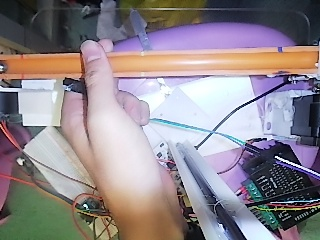
#> input picture tmp/ball-current-v33-raw.jpg, 320 x 240 px; its folder holds only this picture in this run
$ python -i cv.py   (imports and definitions only)
#> lines starting #> are read from the running program, lines starting #| are printed output that depends on the picture; after the words box and inside, x2 and y2 are one past the last pixel; in counts of white or black regions, pixels touching at a corner belong together
#> further down, picture is the input picture: shape (240, 320, 3); mean B, G, R 141.1, 135.2, 144
#!/usr/bin/env python3
# -*- coding: utf-8 -*-
"""
MaixCAM2 - 电赛 H 题滚球位置检测（fp58：对侧机位与稳健重捕获）

固定摄像头，三根白色塑料条与水管刚性连接。2026-07-31 相机移到
水管另一侧后，当前图像从左到右为：
    左侧：1 条蓝横线 = -10 cm
    中间：2 条蓝横线 =   0 cm
    右侧：3 条蓝横线 = +10 cm

当前结构在水管上方和下方都能看到同一组蓝横线，因此正常总数约为：
    +10 cm：6 个蓝色连通域
      0 cm：4 个蓝色连通域
    -10 cm：2 个蓝色连通域
代码同时兼容只拍到单侧时的 3 / 2 / 1 个蓝色连通域。

核心方法：
1. 只阈值蓝色，按横向位置聚类，不再识别橙管上的细油漆线；
2. 用 2/4/6（或 1/2/3）数量编码识别左/中/右三根塑料条；
3. 对每根塑料条的所有蓝横线中心做直线拟合；
4. 估计水管方向并旋转拉平，求塑料条中心线与钢球运动轴线的交点；
5. 三个交点分别作为 -10、0、+10 cm，做一维透视映射；
6. 在很窄的水管区域内寻找低饱和度、近圆形、具有灰度起伏的钢球；
7. UART2（B0 TX / B1 RX）输出：$B,位置毫米,有效标志\r\n

坐标约定：图像左侧 1 条蓝横线塑料条为 -100 mm，中间为 0 mm，
图像右侧 3 条蓝横线塑料条为 +100 mm。当前版本只发送 status=1（真实检测）
和 status=0（无效）；STM32 对 status=2 的兼容只用于旧版视觉程序。

建议：正式闭环时可以将 ENABLE_PREVIEW=False，UART 检测仍会全速运行。
"""

from maix import camera, display, image, app, time, uart, pinmap, err
import cv2
import numpy as np
import math
import os


# ============================================================
# 1. 用户配置
# ============================================================
# 直接使用 320×240。当前画面中 ±10 cm 两点相距约 210 像素，
# 即约 10 像素/cm，已经远高于题目 ±1 cm 的视觉分辨率要求。
FRAME_W = 320
FRAME_H = 240
CAMERA_FPS = 60
CAMERA_BUFFER_NUM = 2
CAMERA_MANUAL_EXPOSURE_US = 2500
CAMERA_MANUAL_GAIN = 8500

# 蓝色横线 HSV 阈值（OpenCV：H 范围 0~179）。
BLUE_H_MIN = 88
BLUE_H_MAX = 142
BLUE_S_MIN = 60
BLUE_V_MIN = 35

# 蓝横线连通域约束，按 320×240 实拍图设置。
BLUE_AREA_MIN = 18
BLUE_AREA_MAX = 420
BLUE_WIDTH_MIN = 5
BLUE_WIDTH_MAX = 45
BLUE_HEIGHT_MIN = 2
BLUE_HEIGHT_MAX = 22
BLUE_MAX_ANGLE_DEG = 27.0

# 图像边缘通常有 MaixVision 文字、线缆或其他蓝色物体，先屏蔽。
MARKER_X_MIN_RATIO = 0.09
MARKER_X_MAX_RATIO = 0.95
MARKER_Y_MIN_RATIO = 0.16
MARKER_Y_MAX_RATIO = 0.93

# 同一塑料条的蓝横线中心，沿水管方向的距离很小。
MARKER_CLUSTER_GAP_RATIO = 0.050

# 三个标定点的几何约束。
MARKER_SPAN_RATIO_MIN = 0.48
MARKER_SPAN_RATIO_MAX = 0.88
MARKER_ZERO_RATIO_MIN = 0.36
MARKER_ZERO_RATIO_MAX = 0.64
MARKER_LEFT_SINGLE_COUNT = 1
MARKER_ZERO_SINGLE_COUNT = 2
MARKER_RIGHT_SINGLE_COUNT = 3
# Projective mapping first treats the image-left marker as +10 cm.  Multiply
# by this sign so the current opposite-side camera reports image-left negative.
IMAGE_LEFT_POSITION_SIGN = -1.0
MARKER_HOLD_FRAMES = 60
MARKER_MAX_JUMP_PX = 22.0
MARKER_SPAN_CHANGE_MAX = 0.16
# The camera and calibration strips are fixed.  Revalidate their geometry at a
# low rate and spend the intervening frames on ball tracking; the last verified
# three-point mapping remains the only source of the longitudinal coordinate.
MARKER_UPDATE_EVERY_N = 6

# 橙色水管行检测。旋转后只扫描画面中部。
ORANGE_H_MIN = 4
ORANGE_H_MAX = 33
ORANGE_S_MIN = 55
ORANGE_V_MIN = 55
TUBE_SEARCH_Y_MIN_RATIO = 0.27
TUBE_SEARCH_Y_MAX_RATIO = 0.68
TUBE_MIN_ROW_COVERAGE = 0.42

# 橙色响应峰通常在钢球运动轴线上方几像素。
# 当前 20 cm 标记跨度约 210 px，偏移约 4 px。
BALL_AXIS_OFFSET_RATIO = 0.019

# After rotation the tube-colour response line passes about 2 px above the
# visible steel-ball centre (roughly 1% of the calibrated 20 cm marker span).
# The tolerance accepts the ball silhouette as the tube tilts but rejects the
# fixed circular hardware about 15--20 px below the tube, without blacklisting
# any horizontal ball position.
BALL_CENTER_AXIS_OFFSET_RATIO = 0.010
BALL_CENTER_Y_TOLERANCE_DIAMETER = 1.00
BALL_ROI_EXTENSION_RATIO = 0.060
BALL_VALID_POSITION_LIMIT_CM = 11.5
# Paper end-stops added on 2026-07-31 keep the free ball visible slightly beyond
# the +/-100 mm calibration strips.  Search the same 6% span extension already
# present in the ball ROI; appearance, four-frame confirmation and the explicit
# +/-115 mm physical coordinate limit remain the acquisition safety gates.
BALL_ACQUIRE_EDGE_GUARD_RATIO = -0.060

# 钢球检测。
BALL_LOW_SAT_MAX = 158
BALL_VALUE_MIN = 42
# Current fixed-camera calibration: the +100 mm to -100 mm marker span is
# about 310 px and the visible 10 mm steel ball is about 11.5 px.
BALL_DIAMETER_TO_MARKER_SPAN = 0.037
BALL_ACQUIRE_SCORE = 3.85
BALL_DARK_ACQUIRE_SCORE = 3.20
BALL_ACQUIRE_SCORE_MARGIN = 0.40
BALL_TRACK_SCORE = 3.00
BALL_PRIMARY_MAX_JUMP_PX = 60.0
BALL_LOCAL_SEARCH_HALF_WIDTH_PX = 40.0
BALL_OPTICAL_FLOW_MAX_JUMP_PX = 40.0
BALL_TRACK_JUMP_GROWTH_PX = 3.0
BALL_TRACK_MOTION_GAIN = 10.0
BALL_TRACK_MAX_EXTRA_JUMP_PX = 60.0
BALL_FALLBACK_MAX_JUMP_PX = 12.0
BALL_HOLD_FRAMES = 30
BALL_MAX_CONSECUTIVE_FALLBACK_FRAMES = 2
BALL_MAX_CONSECUTIVE_LOCAL_FRAMES = 30
BALL_MAX_CONSECUTIVE_TEMPLATE_FRAMES = 10
BALL_TEMPLATE_MIN_CORRELATION = 0.42
BALL_HOUGH_FALLBACK_SCORE = 3.30
BALL_HOUGH_ACQUIRE_SCORE = 4.40
BALL_ACQUIRE_CONFIRM_FRAMES = 4
# At roughly 60 FPS, even the UART-side 700 mm/s physical-speed ceiling moves
# the ball by less than about 14 px per frame in the present marker span.
# A wider gate allowed unrelated tube highlights to form a fake acquisition
# whose reported position wandered when no ball was visible.
BALL_ACQUIRE_CONFIRM_JUMP_PX = 16.0
# The old-side +0.85/+3.85 cm exclusions are invalid after moving the camera to
# the opposite side.  Keep global acquisition unmasked until a new endpoint-
# hidden/no-ball snapshot identifies fixed hardware in the current view.
BALL_ACQUIRE_FIXED_EXCLUSIONS_CM = ()
BALL_ACQUIRE_FIXED_EXCLUSION_RADIUS_CM = 0.70
BALL_REACQUIRE_EDGE_ZONE_RATIO = 0.22
BALL_REACQUIRE_CORRIDOR_RATIO = 0.32
# The same-side corridor is useful immediately after an end-cap occlusion, but
# it must not become permanent.  A bounded recovery tilt can carry the unseen
# free ball to the opposite end; after roughly three seconds at 60 FPS, fall
# back to the robust global acquisition gates.
BALL_REACQUIRE_CORRIDOR_MAX_FRAMES = 180
BALL_DARK_VALUE_MAX = 105
BALL_DARK_VALUE_MIN = 15
BALL_CORE_MASK_VALUE_MAX = 155
BALL_MIN_DARK_FRACTION = 0.22
BALL_MIN_LOCAL_CONTRAST = 7.5
BALL_TRACK_MIN_DARK_FRACTION = 0.10
BALL_TRACK_MIN_LOCAL_CONTRAST = -25.0
BALL_LOW_CONTRAST_CUTOFF = 10.0
BALL_LOW_CONTRAST_MIN_DARK_FRACTION = 0.40
BALL_SPECULAR_MIN_DARK_FRACTION = 0.18
BALL_SPECULAR_MIN_GRAY_STD = 30.0

VISION_BUILD = "2026-07-31-fp60-visible-paper-end-stops"

# 最终坐标 Alpha-Beta 滤波。
POSITION_ALPHA = 0.72
POSITION_BETA = 0.08
POSITION_RESET_RESIDUAL_CM = 2.5

# UART2：B0 TX，B1 RX（MaixCAM2 背后引脚）。
ENABLE_UART = True
UART_DEVICE = "/dev/ttyS2"
UART_BAUD = 115200
UART_TX_PIN = "B0"
UART_RX_PIN = "B1"
UART_TX_FUNCTION = "UART2_TX"
UART_RX_FUNCTION = "UART2_RX"
UART_SEND_PERIOD_MS = 20

# 调试画面。MaixVision 预览会占用明显传输时间；检测不依赖预览。
ENABLE_PREVIEW = False
PREVIEW_EVERY_N = 2
PREVIEW_JPEG_QUALITY = 35
DRAW_LEVEL = 2       # 0: 文字；1: 球；2: 再画标定点与轴线
PRINT_PERIOD_MS = 1000
DEBUG_SNAPSHOT_PREFIX = os.environ.get("BALL_DEBUG_SNAPSHOT", "")
DEBUG_LOSS_PREFIX = os.environ.get("BALL_DEBUG_LOSS", "")


# ============================================================
# 2. 通用工具
# ============================================================
def clamp(value, low, high):
    return low if value < low else high if value > high else value


def elapsed_ms(now, before):
    value = int(now) - int(before)
    return value if value >= 0 else 0


# [10 lines left out: function affine_point, not called in this run]


def point_int(point):
    return int(round(float(point[0]))), int(round(float(point[1])))


# [7 lines left out: function angle_difference_deg, not called in this run]


class AlphaBetaFilter:
    # [35 lines left out: functions __init__, reset, update, not called in this run]


class RollingMedianFilter:
    """Reject short-lived alternate ball candidates before velocity estimation."""

    def __init__(self, window_size):
        self.window_size = int(window_size)
        self.samples = []

    def reset(self):
        self.samples = []

    # [9 lines left out: function update, not called in this run]


# ============================================================
# 3. 塑料条标定点检测
# ============================================================
def component_axis_angle(xs, ys):
    """由连通域全部像素求主轴角度；返回弧度，方向规范到 x 正方向。"""
    x = xs.astype(np.float32)
    y = ys.astype(np.float32)
    x -= float(np.mean(x))
    y -= float(np.mean(y))

    cxx = float(np.mean(x * x))
    cyy = float(np.mean(y * y))
    cxy = float(np.mean(x * y))
    theta = 0.5 * math.atan2(2.0 * cxy, cxx - cyy)

    if math.cos(theta) < 0.0:
        theta += math.pi
    while theta > math.pi * 0.5:
        theta -= math.pi
    while theta < -math.pi * 0.5:
        theta += math.pi
    return theta


class PlasticMarkerTracker:
    def __init__(self):
        self.last_state = None
        self.lost_frames = 999
        self.just_lost = False
        self.just_reacquired = False
        self.debug_components = []
        self.debug_groups = []
        self.debug_selected = False

    # [21 lines left out: functions reset, _count_cost, not called in this run]

    def _extract_groups(self, frame_bgr):
        height, width = frame_bgr.shape[:2]
        hsv = cv2.cvtColor(frame_bgr, cv2.COLOR_BGR2HSV)
        blue = cv2.inRange(
            hsv,
            np.array((BLUE_H_MIN, BLUE_S_MIN, BLUE_V_MIN), dtype=np.uint8),
            np.array((BLUE_H_MAX, 255, 255), dtype=np.uint8),
        )
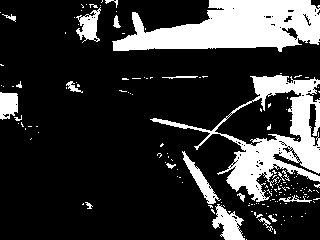
#> blue: shape (240, 320); 20.6% white; 165 white regions (145 under 20 px), largest, box (x1, y1, x2, y2) and area: (112, 0, 320, 52) 7001, (150, 75, 320, 202) 5760, (212, 204, 245, 240) 632

        blue[: int(height * MARKER_Y_MIN_RATIO), :] = 0
        blue[int(height * MARKER_Y_MAX_RATIO) :, :] = 0
        blue[:, : int(width * MARKER_X_MIN_RATIO)] = 0
        blue[:, int(width * MARKER_X_MAX_RATIO) :] = 0
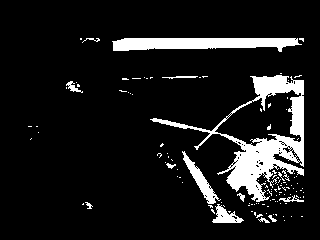
#> blue: shape (240, 320); 10.5% white; 122 white regions (108 under 20 px), largest, box (x1, y1, x2, y2) and area: (150, 75, 304, 202) 4519, (112, 38, 302, 52) 1943, (182, 151, 221, 204) 502

        blue = cv2.morphologyEx(
            blue,
            cv2.MORPH_OPEN,
            cv2.getStructuringElement(cv2.MORPH_RECT, (2, 2)),
        )
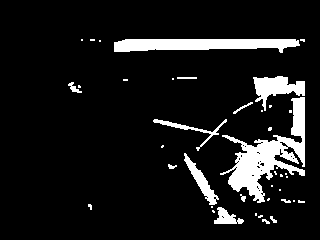
#> blue: shape (240, 320); 9.6% white; 40 white regions (26 under 20 px), largest, box (x1, y1, x2, y2) and area: (220, 97, 305, 203) 3077, (114, 39, 300, 53) 1933, (253, 76, 305, 111) 852

        count, labels, stats, centers = cv2.connectedComponentsWithStats(blue, 8)
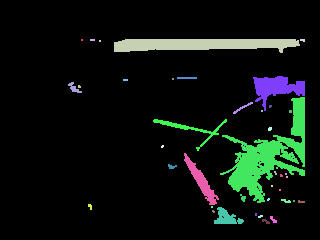
#> labels: shape (240, 320) int32; 41 distinct labels, from 0 to 40; one colour per label, 0 black
#> count = 41; stats = 41 rows, first 6: [0, 0, 320, 240, 69389], [81, 39, 2, 2, 4], [90, 39, 5, 2, 10], [114, 39, 186, 14, 1933], [300, 39, 5, 3, 12], [99, 40, 2, 2, 4]; centers = 41 pairs, first value 73.67 to 302.2, second value 39.5 to 221
        components = []

        # 用双角平均角度，避免 180° 方向等价造成跳变。
        sum_cos2 = 0.0
        sum_sin2 = 0.0

        for index in range(1, count):
            x, y, w, h, area = [int(v) for v in stats[index]]
            cx = float(centers[index][0])
            cy = float(centers[index][1])

            if not (BLUE_AREA_MIN <= area <= BLUE_AREA_MAX):
                continue
            if not (BLUE_WIDTH_MIN <= w <= BLUE_WIDTH_MAX):
                continue
            if not (BLUE_HEIGHT_MIN <= h <= BLUE_HEIGHT_MAX):
                continue
            if max(w, h) / float(max(1, min(w, h))) < 1.18:
                continue

            local = labels[y : y + h, x : x + w]
            ys, xs = np.where(local == index)
            if xs.size < 8:
                continue
            xs = xs.astype(np.float32) + float(x)
            ys = ys.astype(np.float32) + float(y)

            theta = component_axis_angle(xs, ys)
            angle_deg = math.degrees(theta)
            if abs(angle_deg) > BLUE_MAX_ANGLE_DEG:
                continue

            component = {
                "center": np.array((cx, cy), dtype=np.float32),
                "area": float(area),
                "theta": float(theta),
                "bbox": (x, y, w, h),
            }
            components.append(component)
            sum_cos2 += float(area) * math.cos(2.0 * theta)
            sum_sin2 += float(area) * math.sin(2.0 * theta)
#> this loop made 40 passes
#> (w, h, area, cx, cy) on passes 3, 7, 12, 17: (186, 14, 1933, 201.3, 43.94), (52, 35, 852, 276, 87.28), (85, 106, 3077, 268.3, 155.5), (74, 32, 318, 190.6, 128.5)
#> after the loop, components = 5 items; sum_cos2 = 330.1; sum_sin2 = 182.6

        self.debug_components = [
            (item["bbox"], round(math.degrees(item["theta"]), 1))
            for item in components
        ]
#> self.debug_components = [((177, 77, 20, 2), 0), ((168, 164, 9, 5), 3.6), ((281, 199, 10, 4), 14.9), ((214, 207, 30, 17), 16.6), ((262, 219, 8, 5), 26.7)]
        if len(components) < 3:
            self.debug_groups = []
            return None

        rough_theta = 0.5 * math.atan2(sum_sin2, sum_cos2)
#> rough_theta = 0.253
        rough_e = np.array(
            (math.cos(rough_theta), math.sin(rough_theta)), dtype=np.float32
        )
#> rough_e = [0.968, 0.25]
        rough_n = np.array((-rough_e[1], rough_e[0]), dtype=np.float32)
#> rough_n = [-0.25, 0.968]

        for component in components:
            component["s"] = float(np.dot(component["center"], rough_e))
            component["t"] = float(np.dot(component["center"], rough_n))
#> this loop made 5 passes
        components.sort(key=lambda item: item["s"])

        cluster_gap = width * MARKER_CLUSTER_GAP_RATIO
        raw_groups = []
        for component in components:
            if not raw_groups:
                raw_groups.append([component])
                continue
            current_center = float(
                np.median([item["s"] for item in raw_groups[-1]])
            )
            if component["s"] - current_center > cluster_gap:
                raw_groups.append([component])
            else:
                raw_groups[-1].append(component)
#> this loop made 5 passes
#> current_center on passes 2 to 5: 200, 203.7, 273.4, 312.2
#> after the loop, raw_groups = 3 items

        groups = []
        for items in raw_groups:
            s_values = np.array([item["s"] for item in items], dtype=np.float32)
            t_values = np.array([item["t"] for item in items], dtype=np.float32)
            groups.append(
                {
                    "components": items,
                    "count": len(items),
                    "s": float(np.median(s_values)),
                    "s_span": float(np.max(s_values) - np.min(s_values)),
                    "t_span": float(np.max(t_values) - np.min(t_values))
                    if len(items) > 1
                    else 0.0,
                }
            )
#> this loop made 3 passes
#> (s_values, t_values) on passes 1 to 3: ([200, 207.5], [28.42, 118.1]), ([273.4], [154]), ([312.2, 326.7], [147.6, 122.8])
#> after the loop, groups = 3 items

        self.debug_groups = [
            (item["count"], round(item["s"], 1), round(item["t_span"], 1))
            for item in groups
        ]
#> self.debug_groups = [(2, 203.7, 89.7), (1, 273.4, 0), (2, 319.5, 24.8)]
        return blue, groups

    def _select_three_groups(self, groups, frame_width, frame_height):
        best = None
        previous = self.last_state

        for i in range(len(groups)):
            for j in range(i + 1, len(groups)):
                for k in range(j + 1, len(groups)):
                    plus = groups[i]
                    zero = groups[j]
                    minus = groups[k]
                    s_plus = float(plus["s"])
                    s_zero = float(zero["s"])
                    s_minus = float(minus["s"])
                    span = s_minus - s_plus

                    if not (
                        frame_width * MARKER_SPAN_RATIO_MIN
                        <= span
                        <= frame_width * MARKER_SPAN_RATIO_MAX
                    ):
                        continue

                    zero_ratio = (s_zero - s_plus) / span
                    if not (
                        MARKER_ZERO_RATIO_MIN
                        <= zero_ratio
                        <= MARKER_ZERO_RATIO_MAX
                    ):
                        continue

                    score = 0.0
                    score += self._count_cost(
                        plus["count"], MARKER_LEFT_SINGLE_COUNT
                    )
                    score += self._count_cost(
                        zero["count"], MARKER_ZERO_SINGLE_COUNT
                    )
                    score += self._count_cost(
                        minus["count"], MARKER_RIGHT_SINGLE_COUNT
                    )
                    score += abs(zero_ratio - 0.5) * 5.0
                    score += abs(span / frame_width - 0.66) * 4.0

                    # 上下两侧都可见时，真塑料条应在法向有较大跨度。
                    for group, expected_double in (
                        (plus, MARKER_LEFT_SINGLE_COUNT * 2),
                        (zero, MARKER_ZERO_SINGLE_COUNT * 2),
                        (minus, MARKER_RIGHT_SINGLE_COUNT * 2),
                    ):
                        if (
                            group["count"] >= expected_double - 1
                            and group["t_span"] < frame_height * 0.12
                        ):
                            score += 1.5

                    if previous is not None:
                        old_span = previous["marker_x"][2] - previous["marker_x"][0]
                        if old_span > 1.0:
                            score += abs(span / old_span - 1.0) * 8.0

                    if best is None or score < best[0]:
                        best = (score, (plus, zero, minus))

        return None if best is None else best[1]

    # [145 lines left out: functions _orientation_from_selected, _transform_component_centers, _fit_strip_center_x, _find_tube_axis, _validate_marker_x, not called in this run]

    def update(self, frame_bgr):
        self.just_lost = False
        self.just_reacquired = False
        had_reference = self.last_state is not None

        extracted = self._extract_groups(frame_bgr)
        if extracted is not None:
            blue_mask, groups = extracted
#> groups = 3 items
            selected = self._select_three_groups(
                groups,
                frame_bgr.shape[1],
                frame_bgr.shape[0],
            )
#> the loop in _select_three_groups, `for i in range(len(groups)):` made 3 passes
        else:
            blue_mask = None
            selected = None
        self.debug_selected = selected is not None
#> self.debug_selected = False

        if selected is not None:
            theta = self._orientation_from_selected(selected)
            if theta is not None:
                # Calibration strips and camera are fixed.  Their stripe angle
                # must not be mistaken for the live tube angle.
                angle_deg = 0.0
                if (
                    self.last_state is None
                    or abs(angle_difference_deg(angle_deg, self.last_state["angle_deg"]))
                    <= 8.0
                ):
                    height, width = frame_bgr.shape[:2]
                    matrix = cv2.getRotationMatrix2D(
                        (width * 0.5, height * 0.5),
                        angle_deg,
                        1.0,
                    )
                    # angle_deg is deliberately fixed at zero: calibration
                    # stripe orientation is not the live tube angle.  Avoid a
                    # full-frame identity warp on every geometry refresh.
                    rotated = frame_bgr

                    transformed = []
                    approximate_x = []
                    for group in selected:
                        points, weights = self._transform_component_centers(group, matrix)
                        transformed.append((points, weights))
                        approximate_x.append(float(np.median(points[:, 0])))

                    previous_axis = (
                        (self.last_state["axis_y"],
                         self.last_state.get("axis_slope", 0.0))
                        if self.last_state is not None else None
                    )
                    tube_axis = self._find_tube_axis(
                        rotated,
                        approximate_x,
                        previous_axis,
                    )
                    if tube_axis is not None:
                        axis_y, axis_slope = tube_axis
                        marker_x = []
                        for approximate, (points, weights) in zip(
                                approximate_x, transformed):
                            local_axis_y = (
                                axis_y + axis_slope * (approximate - width * 0.5)
                            )
                            marker_x.append(
                                self._fit_strip_center_x(
                                    points,
                                    weights,
                                    local_axis_y,
                                )
                            )

                        if self._validate_marker_x(
                            marker_x,
                            width,
                            self.last_state,
                        ):
                            state = {
                                "rotated": rotated,
                                "matrix": matrix,
                                "inverse": cv2.invertAffineTransform(matrix),
                                "marker_x": tuple(float(v) for v in marker_x),
                                "axis_y": float(axis_y),
                                "axis_slope": float(axis_slope),
                                "angle_deg": float(angle_deg),
                                "mode": "PLASTIC",
                                "blue_mask": blue_mask,
                                "groups": selected,
                            }
                            self.last_state = state
                            self.lost_frames = 0
                            if not had_reference:
                                self.just_reacquired = True
                            return state

        self.lost_frames += 1
        if self.last_state is not None and self.lost_frames <= MARKER_HOLD_FRAMES:
            # 使用上一帧角度重新旋转当前原图，避免直接复用上一帧图像。
            height, width = frame_bgr.shape[:2]
            matrix = cv2.getRotationMatrix2D(
                (width * 0.5, height * 0.5),
                self.last_state["angle_deg"],
                1.0,
            )
            rotated = frame_bgr
            held = dict(self.last_state)
            held["rotated"] = rotated
            held["matrix"] = matrix
            held["inverse"] = cv2.invertAffineTransform(matrix)
            held["mode"] = "HOLD"
            return held

        # HOLD 用完后彻底丢弃旧参考。下一帧直接走与程序启动时完全相同的
        # 全局搜索，不增加二次确认，也不限制相邻两帧的角度/轴线/标记跳变。
        if self.last_state is not None:
            self.last_state = None
            self.lost_frames = 999
            self.just_lost = True

        return None

    # [8 lines left out: function reuse_verified_geometry, not called in this run]


# ============================================================
# 4. 钢球检测
# ============================================================
class BallDetector:
    # [1561 lines left out: functions __init__, reset, _tracking_window, _clear_pending, _candidate_gray_std, _candidate_appearance and 10 more, not called in this run]


# [2 lines not run here, left out]

>>> import cv2
>>> picture = cv2.imread('../../../../tmp/ball-current-v33-raw.jpg')
>>> result = PlasticMarkerTracker().update(picture)
